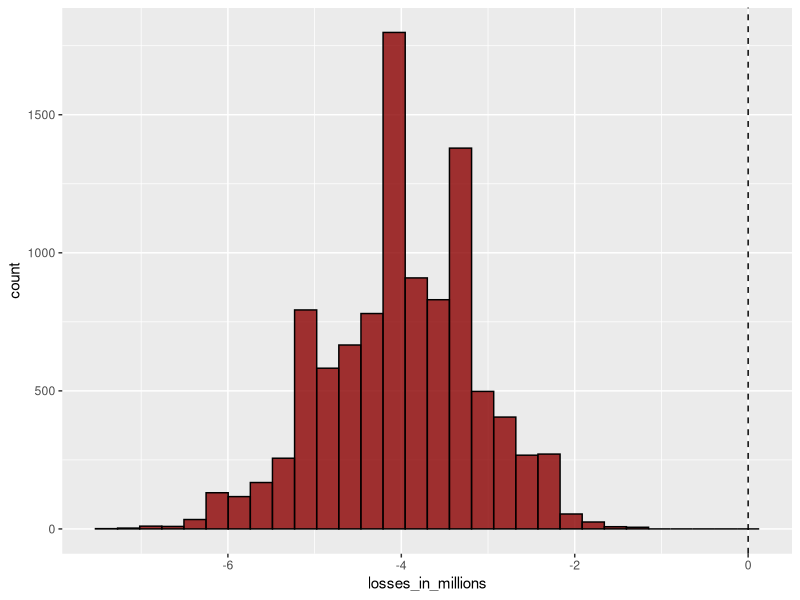
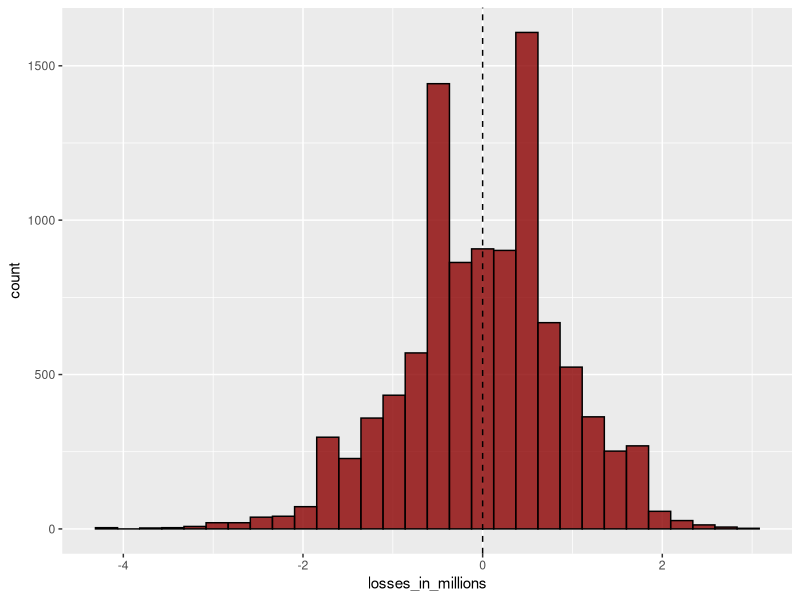
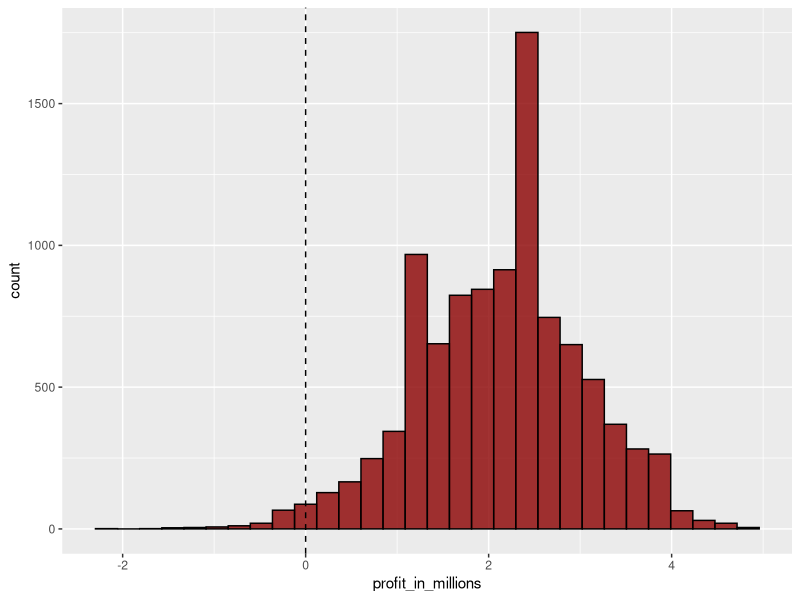
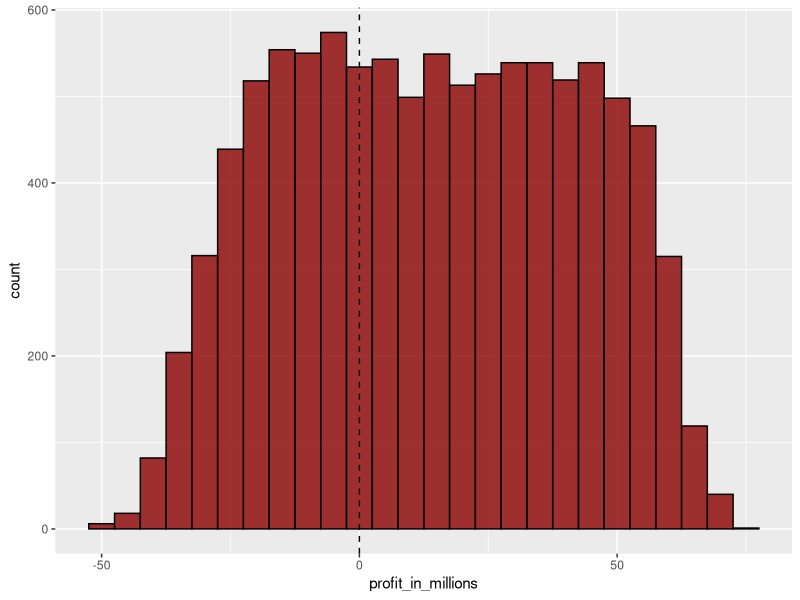
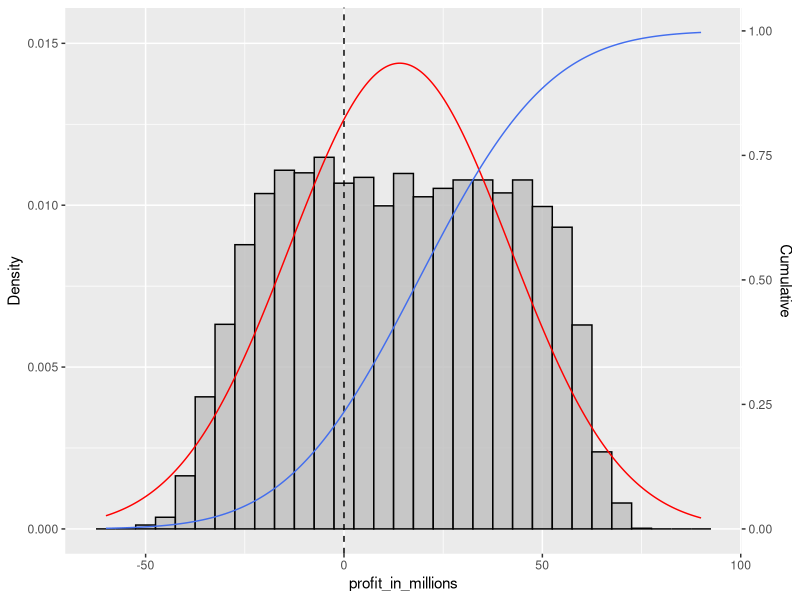

Write R code to recreate these figures, in order.
# 15.11 Case study: The Big Short
# 
# Interest rates explained with chance model
library(tidyverse)
# Suppose your bank will give out 1,000 loans for $180,000 this year. Also, after adding up all costs,
# suppose your bank loses $200,000 per foreclosure. For simplicity, we assume this includes all
# operational costs. A sampling model for this scenario can be coded like this:

n <- 1000
loss_per_foreclosure <- -200000
p <- 0.02
defaults <- sample(c(0, 1), n, prob = c(1 - p, p), replace = TRUE)
defaults
sum(defaults * loss_per_foreclosure)

# Note that the total loss defined by the final sum is a random variable.
# Every time you run the above code, you get a different answer. We can easily
# construct a Monte Carlo simulation to get an idea of the distribution of
# this random variable.
B <- 10000
losses <- replicate(B, {
    defaults <- sample(c(0, 1), n, prob = c(1 - p, p), replace = TRUE)
    sum(defaults * loss_per_foreclosure)
})

# plot the distribution of the losses
tibble(losses_in_millions = losses / 1000000) %>% 
    ggplot(mapping = aes(x = losses_in_millions)) +
    geom_histogram(bins = 30, color = 'black', fill = 'red4', alpha = 0.8) +
    geom_vline(xintercept = 0, linetype = 'dashed')

# We don’t really need a Monte Carlo simulation though. Using what we
# have learned, the CLT tells us that because our losses are a sum of
# independent draws, its distribution is approximately normal with
# expected value and standard errors given by:
# E[X]
n * (p * loss_per_foreclosure + (1 - p) * 0)
# SE[X]
sqrt(n) * abs(loss_per_foreclosure) * sqrt(p * (1 - p))

# We can now set an interest rate to guarantee that, on average,
# we break even. Basically, we need to add a quantity x to each loan,
# which in this case are represented by draws, so that the expected
# value is 0. If we define l to be the loss per foreclosure, we need:
#
#   l * p + x ( 1 - p) = 0
#
#
#   loss_per_foreclosure * prob_foreclosure + x(1 - prob_foreclosure) = 0
# 
# which implies x is
#
#                    l * p
#           x = - ----------
#                   (1 - p)
#
- (loss_per_foreclosure * p) / (1 - p)
# 1] 4081.633

4081.633 / 180000
# [1] 0.02267574

# However, we still have a problem. Although this interest rate
# guarantees that on average we break even, there is a 50% chance
# that we lose money.

# plot the distribution of the losses, including interest rate to balance to zero loss
B <- 10000
losses <- replicate(B, {
    defaults <- sample(c(0, 1), n, prob = c(1 - p, p), replace = TRUE)
    sum(defaults * loss_per_foreclosure) + sum((n - sum(defaults)) * 4081.633)
})
tibble(losses_in_millions = losses / 1000000) %>% 
    ggplot(mapping = aes(x = losses_in_millions)) +
    geom_histogram(bins = 30, color = 'black', fill = 'red4', alpha = 0.8) +
    geom_vline(xintercept = 0, linetype = 'dashed')


# If our bank loses money, we have to close it down. We therefore need to pick an interest rate
# that makes it unlikely for this to happen. At the same time, if the interest rate
# is too high, our clients will go to another bank so we must be willing to take some risks.
# So let’s say that we want our chances of losing money to be 1 in 100, what does the x quantity
# need to be now? This one is a bit harder. We want the sum S to have:
#
#                   Pr(S < 0) = 0.01
#
# We know that S is approximately normal. The expected value of S is
#
#               E[S] = {lp + x(1 − p)}n
# 
# with n the number of draws, which in this case represents loans. The standard error is
#
#               SD[S] = |x−l| sqrt(  np(1−p)  )


# Now we are going to use a mathematical “trick” that is very common in statistics. Weadd and
# subtract the same quantities to both sides of the event S < 0 so that the probability does not
# change and we end up with a standard normal random variable on the left, which will then permit
# us to write down an equation with only x as an unknown. This “trick” is as follows:
#
#               Pr(S < 0) = 0.01
#
#           Pr(  (S - E[S]) / SE[S] < - E[S] / SE[S)
#
# now the term on the left is a standard normal random variable, which we will rename Z.
# Now we fill in the blanks with the actual formula for expected value and standard error:
#
#       Pr ( Z < (  - {lp + x(1 - p)}n / {(x - l) * sqrt(np(1 - ´p)) )  ) = 0.01
#
#
# Now because the Z is a normal random with expected value 0 and standard error 1, it means
# that the quantity on right side of the < sign must be equal to:
qnorm(0.01)
# for the equation to hold true. Remember that z =qnorm(0.01) gives us the value of z for which:
#
#           Pr(Z ≤ z) = 0.01
#
# So this means that right side of the complicated equation must be z = qnorm(0.01).
# ** after boring algebra
#
#
l <- loss_per_foreclosure
z <- qnorm(0.01)
x <- -l*( n*p - z*sqrt(n*p*(1-p)))/ ( n*(1-p) + z*sqrt(n*p*(1-p)))
x
# Our interest rate now goes up to 0.035. This is still a very competitive interest rate.
# By choosing this interest rate, we now have an expected profit per loan of:
loss_per_foreclosure*p + x*(1-p)
# which is a total expected profit of about:
n*(loss_per_foreclosure*p + x*(1-p))

# We can run a Monte Carlo simulation to double check our theoretical approximations:
B <- 10000
profit <- replicate(B, {
    draws <- sample(c(x, loss_per_foreclosure), n, prob = c(1 - p, p), replace = TRUE)
    sum(draws)
})
tibble(profit_in_millions = profit / 1000000) %>% 
    ggplot(mapping = aes(x = profit_in_millions)) +
    geom_histogram(bins = 30, color = 'black', fill = 'red4', alpha = 0.8) +
    geom_vline(xintercept = 0, linetype = 'dashed')

mean(profit<0)


# 15.11.2 The Big Short
# One of your employees points out that since the bank is making 2124 dollars per loan,
# the bank should give out more loans! Why just n? You explain that finding those n clients was
# hard. You need a group that is predictable and that keeps the chances of defaults low. He then
# points out that even if the probability of default is higher, as long as our expected value
# is positive, you can minimize your chances of losses by increasing n and relying on the law
# of large numbers.

# He claims that even if the default rate is twice as high, say 4%, if we set
# the rate just a bit higher than this value
p <- 0.04
r <- (-loss_per_foreclosure * p / (1 - p)) / 180000
r
# we will profit. At 5%, we are guaranteed a positive expected value of:
r <- 0.05
x <- r * 180000
loss_per_foreclosure * p + x * (1 - p)

# and can minimize our chances of losing money by simply increasing n since:
#
#           Pr(S < 0) = Pr(Z < - E[S]/SE[S])
#

# with Z a standard normal random variable as shown earlier. 
# If we define μ and σ to be the expected value and standard deviation of the urn
# respectively (that is of a single loan), using the formulas above we have:
# E[S] = nμ and S E[S] = √nσ. So if we define z=qnorm(0.01), we have:
#                 n * mu          sqrt(n) * mu
#       - ------------------- = - ------------------ = z
#           sqrt(n) * sigma            sigma
#
# which implies that if we let:
#
#           n >= z^2 sigma^2 / mu^2
#
# we are guaranteed to have a probability of less than 0.01.
# The implication is that, as long as μ is positive, we can find an n that
# minimizes the probability of a loss. This is a form of the law of large
# numbers: when n is large, our average earnings per loan converges to the
# expected earning mu.
#
# 

# With x fixed, now we can ask what n do we need for the probability to be
# 0.01? In our example, if we give out:
z <- qnorm(0.01)
n <- ceiling((z^2 * (x - l) ^ 2 * p * (1 - p)) / (l * p + x * (1 - p)) ^ 2)
n
# loans, the probability of losing is about 0.01 and we are expected to earn a total of
n*(loss_per_foreclosure*p + x * (1-p))
# dollars! We can confirm this with a Monte Carlo simulation:
p <- 0.04
x <- 0.05 * 180000
profit <- replicate(B, {
    draws <- sample(c(x, loss_per_foreclosure), n, prob = c(1 - p, p), replace = TRUE)
    sum(draws)
})
mean(profit)

# This seems like a no brainer. As a result, your colleague decides to leave your
# bank and start his own high risk mortgage company. A few months later, your
# colleague’s bank has gone bankrupt. A book is written and eventually a movie
# is made relating the mistake your friend, and many others, made. What happened?
# Your colleague’s scheme was mainly based on this mathematical formula:
#
#               SE[(X1 + X2 + X3 + ... + Xn) / n] = sigma / sqrt(n)
#

# By making n large, we minimize the standard error of our per-loan profit. However,
# for this rule to hold, the Xs must be independent draws: one person defaulting must
# be independent of others defaulting. Note that in the case of averaging the same
# event over and over, an extreme example of events that are not independent, we get
# a standard error that is sqrt(n) times bigger:
#
#                   SE[(X1 + X1 + ... + X1) / n] = SE[nX1/n] = sigma
#

# To construct a more realistic simulation than the original one your colleague ran,
# let’s assume there is a global event that affects everybody with high risk
# mortgages and changes their probability. We will assume that with 50-50 chance,
# all the probabilities go up or down slightly to somewhere between 0.03 and 0.05.
# But it happens to everybody at once, not just one person. These draws are no longer
# independent.
p <- 0.04
x <- 0.05 * 180000
profit <- replicate(B, {
    new_p <- 0.04  + sample(seq(-0.01, 0.01, length = 100), 1)
    draws <- sample( c(x, loss_per_foreclosure), n, prob = c(1 - new_p, new_p), replace = TRUE)
    sum(draws)
})

# Note that our expected profit is still large:
mean(profit)
sd(profit)
# However, the probability of the bank having negative earnings shoots up to:
mean(profit<0)

# Even scarier is that the probability of losing more than 10 million dollars is:
mean(profit < -10000000)

# To understand how this happens look at the distribution:
tibble(profit_in_millions = profit / 10^6) %>% 
    ggplot(mapping = aes(x = profit_in_millions)) +
    geom_histogram(color = 'black', fill = 'red4', binwidth = 5, alpha = 0.8) +
    geom_vline(xintercept = 0, linetype='dashed')
# The theory completely breaks down and the random variable has much more variability than expected.
# The financial meltdown of 2007 was due, among other things, to financial “experts” assuming
# independence when there was none.


scale_coeff <- 65
profit_mean <- mean(profit) / 10^6
profit_sd <- sd(profit) / 10^6
tibble(profit_in_millions = profit / 10^6,
       x = seq(-60, 90, length = 10000),
       pnorm = map_dbl(seq(-70, 90, length = 10000), pnorm, mean = profit_mean, sd = profit_sd)) %>%
    mutate(pnorm_scaled = pnorm / scale_coeff) %>% 
    ggplot(mapping = aes(x = profit_in_millions)) +
    geom_histogram(aes(y = after_stat(density)), color = 'black', fill = 'gray', binwidth = 5, alpha = 0.8) +
    geom_vline(xintercept = 0, linetype='dashed') +
    stat_function(fun = dnorm, n = 10000, args = list(mean = profit_mean, sd = profit_sd), color='red1') +
    geom_line(mapping = aes(x = x, y = pnorm_scaled), color = 'royalblue2') +
    scale_y_continuous(sec.axis = sec_axis(~ . * scale_coeff, name="Cumulative")) +
    ylab('Density')

# not quiet a normal distribution....
